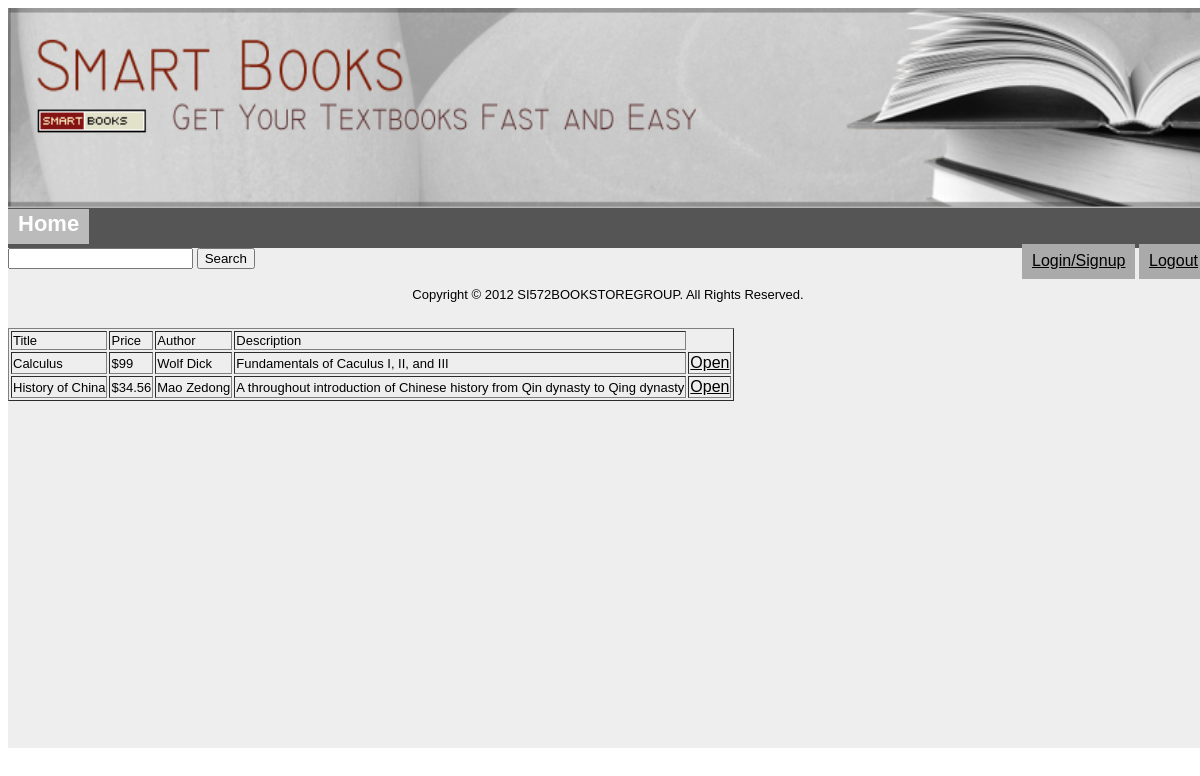
The page / on the database its author committed.
### tables this page shows
CREATE TABLE book(id INT UNSIGNED NOT NULL AUTO_INCREMENT KEY, name VARCHAR(128), ISBN INTEGER, year INTEGER, edition INTEGER, price FLOAT, quantity INTEGER, description TEXT, authorln VARCHAR(128), authorfn VARCHAR(128), course_id INTEGER);

### index2.php (the view, shortened to what this page needs)
<?php
echo '<table border="1">'."\n";
$result = mysql_query("SELECT name, price, authorln, authorfn, description,id FROM book");
echo "<tr><td>Title</td><td>Price</td><td>Author</td><td>Description</td></tr>";
while ( $row = mysql_fetch_row($result) ) {
    echo "<tr><td>";
    echo(htmlentities($row[0]));
    echo("</td><td> $");
    echo(htmlentities($row[1]));
    echo("</td><td>");
    echo(htmlentities($row[2])." ".htmlentities($row[3]));
    echo("</td><td>");
    echo(htmlentities($row[4]));
    echo("</td><td>\n");
    echo('<a href="bookInfo.php?id='.htmlentities($row[5]).'">Open</a>');
    echo("</td></tr>\n");
}
?>

### index.php (shortened to what this page needs)
<!DOCTYPE HTML PUBLIC "-//W3C//DTD HTML 4.01//EN"
       "http://www.w3.org/TR/html4/strict.dtd">
<html>
    <head>
        <link type="text/css" rel="stylesheet" href="main.css">
    </head>
    <body>
        <div id="header">
            <img src="banner.jpg" width="1200" height="200">
            <ul>
                <li><a href="index.php">Home</a></li>
            </ul>
        </div>
        <div id="content">
            <ul>
                <li><a href="login.php">Login/Signup</a></li>
                <li><a href="logout.php">Logout</a></li>
            </ul>
            <form method="get" action="">
                <input type="text" id="search-text" name="s" value="" />
                <input type="submit" id="search-submit" value="Search" />
            </form>
			<?php
			require ("index2.php");
			?>
        </div>
        <div id="footer">
            <p>Copyright &copy 2012 SI572BOOKSTOREGROUP. All Rights Reserved.</p>
        </div>
    </body>
</html>

### main.css (style rules this page uses)
body { text-align: justify; font-family: Arial, Helvetica, sans-serif; font-size: 13px; }
p, ul, ol { margin-bottom: 20px; line-height: 2em; }
ul, ol, li { margin: 0px; padding: 0px; list-style: none; }
#header { background-color:#555; width:1200px; height:240px; margin:auto; }
#header a { font-size:22px; font-weight:bold; color:white; text-decoration: none; }
#header ul { position:relative; padding-top:0px; }
#header ul li { background-color:#bbb; display:inline; padding:10px; text-decoration: none; }
#content { background-color:#eee; width:1200px; height:500px; margin:auto; }
#content a { color:black; font-size:16px; }
#content ul { float:right; }
#content ul li { display:inline; background-color:#aaa; padding:10px; }
#footer { text-align:center; }

### rows shown on the page
book: name "Calculus", price "99", authorln "Wolf", authorfn "Dick", description "Fundamentals of Caculus I, II, and III"
book: name "History of China", price "34.56", authorln "Mao", authorfn "Zedong", description "A throughout introduction of Chinese history from Qin dynasty to Qing dynasty"
